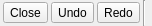
<?xml version="1.0" encoding="UTF-8"?>
<ui version="4.0">
 <class>LC_LineOptionsWidget</class>
 <widget class="QWidget" name="LC_LineOptionsWidget">
  <property name="geometry">
   <rect>
    <x>0</x>
    <y>0</y>
    <width>152</width>
    <height>26</height>
   </rect>
  </property>
  <property name="sizePolicy">
   <sizepolicy hsizetype="Minimum" vsizetype="Preferred">
    <horstretch>0</horstretch>
    <verstretch>0</verstretch>
   </sizepolicy>
  </property>
  <property name="minimumSize">
   <size>
    <width>94</width>
    <height>22</height>
   </size>
  </property>
  <property name="maximumSize">
   <size>
    <width>400</width>
    <height>32</height>
   </size>
  </property>
  <property name="windowTitle">
   <string>Line Options</string>
  </property>
  <layout class="QHBoxLayout" name="horizontalLayout">
   <property name="spacing">
    <number>1</number>
   </property>
   <property name="leftMargin">
    <number>1</number>
   </property>
   <property name="topMargin">
    <number>0</number>
   </property>
   <property name="rightMargin">
    <number>0</number>
   </property>
   <property name="bottomMargin">
    <number>0</number>
   </property>
   <item>
    <widget class="QToolButton" name="bClose">
     <property name="toolTip">
      <string>Form a closed contour from lines drawn</string>
     </property>
     <property name="text">
      <string>Close</string>
     </property>
     <property name="iconSize">
      <size>
       <width>24</width>
       <height>22</height>
      </size>
     </property>
     <property name="checkable">
      <bool>false</bool>
     </property>
    </widget>
   </item>
   <item>
    <widget class="QToolButton" name="bUndo">
     <property name="toolTip">
      <string>Undo the last line drawing</string>
     </property>
     <property name="text">
      <string>Undo</string>
     </property>
    </widget>
   </item>
   <item>
    <widget class="QToolButton" name="bRedo">
     <property name="toolTip">
      <string>Redo the last line drawing</string>
     </property>
     <property name="text">
      <string>Redo</string>
     </property>
    </widget>
   </item>
   <item>
    <widget class="Line" name="sep1">
     <property name="sizePolicy">
      <sizepolicy hsizetype="Fixed" vsizetype="Minimum">
       <horstretch>0</horstretch>
       <verstretch>0</verstretch>
      </sizepolicy>
     </property>
     <property name="frameShape">
      <enum>QFrame::Shape::VLine</enum>
     </property>
     <property name="frameShadow">
      <enum>QFrame::Shadow::Sunken</enum>
     </property>
    </widget>
   </item>
  </layout>
 </widget>
 <layoutdefault spacing="6" margin="11"/>
 <resources/>
 <connections>
  <connection>
   <sender>bClose</sender>
   <signal>clicked()</signal>
   <receiver>LC_LineOptionsWidget</receiver>
   <slot>close()</slot>
   <hints>
    <hint type="sourcelabel">
     <x>20</x>
     <y>20</y>
    </hint>
    <hint type="destinationlabel">
     <x>20</x>
     <y>20</y>
    </hint>
   </hints>
  </connection>
  <connection>
   <sender>bUndo</sender>
   <signal>clicked()</signal>
   <receiver>LC_LineOptionsWidget</receiver>
   <slot>undo()</slot>
   <hints>
    <hint type="sourcelabel">
     <x>20</x>
     <y>20</y>
    </hint>
    <hint type="destinationlabel">
     <x>20</x>
     <y>20</y>
    </hint>
   </hints>
  </connection>
  <connection>
   <sender>bRedo</sender>
   <signal>clicked()</signal>
   <receiver>LC_LineOptionsWidget</receiver>
   <slot>redo()</slot>
   <hints>
    <hint type="sourcelabel">
     <x>100</x>
     <y>10</y>
    </hint>
    <hint type="destinationlabel">
     <x>61</x>
     <y>10</y>
    </hint>
   </hints>
  </connection>
 </connections>
 <slots>
  <slot>undo()</slot>
  <slot>redo()</slot>
 </slots>
</ui>
